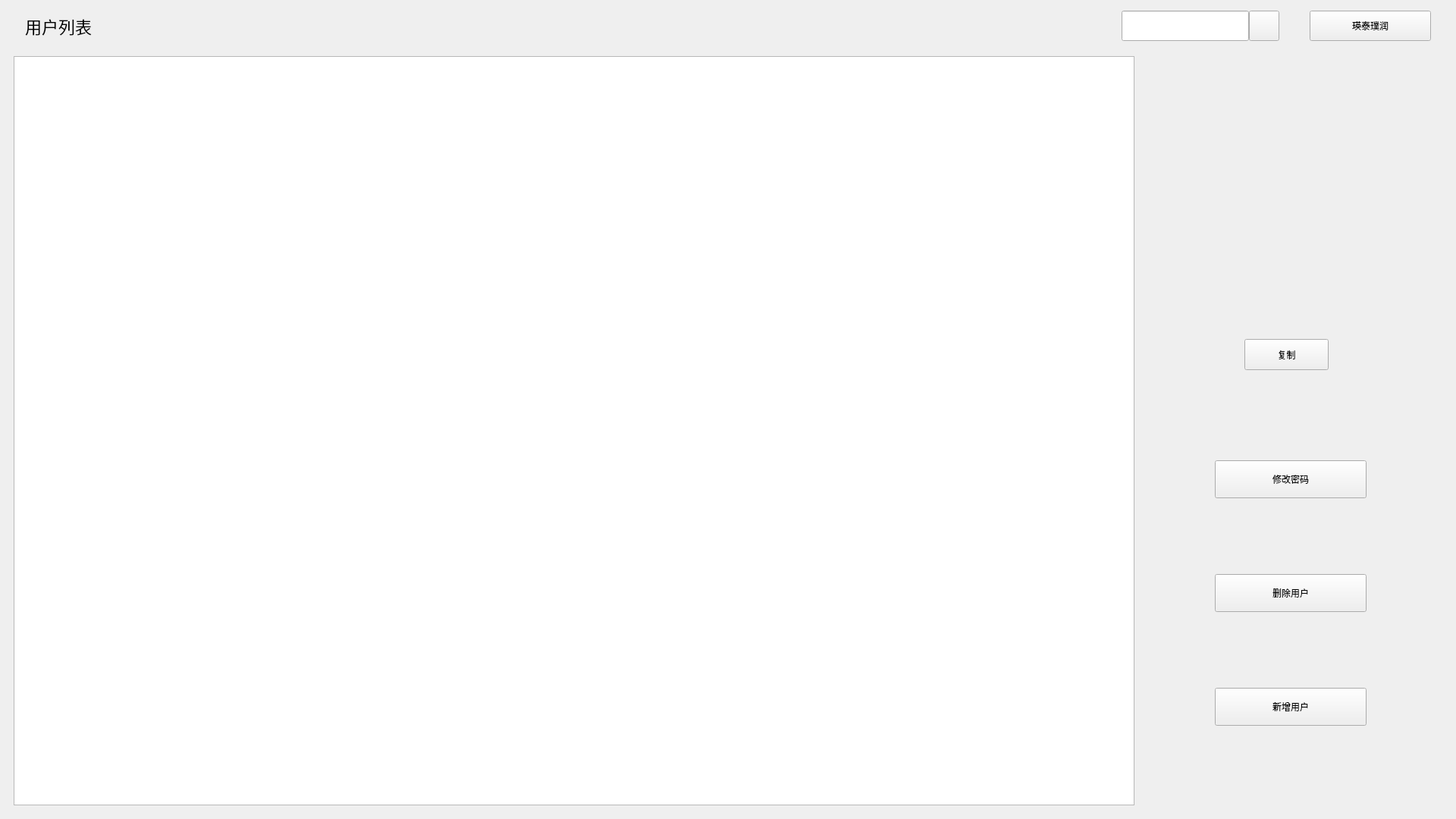
<?xml version="1.0" encoding="UTF-8"?>
<ui version="4.0">
 <class>JAdministrator</class>
 <widget class="qMRMLWidget" name="JAdministrator">
  <property name="geometry">
   <rect>
    <x>0</x>
    <y>0</y>
    <width>1920</width>
    <height>1080</height>
   </rect>
  </property>
  <property name="maximumSize">
   <size>
    <width>16777215</width>
    <height>10800</height>
   </size>
  </property>
  <property name="styleSheet">
   <string notr="true"/>
  </property>
  <layout class="QVBoxLayout" name="verticalLayout_4">
   <property name="spacing">
    <number>0</number>
   </property>
   <property name="leftMargin">
    <number>0</number>
   </property>
   <property name="topMargin">
    <number>0</number>
   </property>
   <property name="rightMargin">
    <number>0</number>
   </property>
   <property name="bottomMargin">
    <number>0</number>
   </property>
   <item>
    <widget class="QWidget" name="widget" native="true">
     <layout class="QVBoxLayout" name="verticalLayout">
      <item>
       <widget class="QWidget" name="top" native="true">
        <property name="minimumSize">
         <size>
          <width>0</width>
          <height>50</height>
         </size>
        </property>
        <property name="maximumSize">
         <size>
          <width>16777215</width>
          <height>50</height>
         </size>
        </property>
        <layout class="QHBoxLayout" name="horizontalLayout_2">
         <property name="spacing">
          <number>40</number>
         </property>
         <property name="leftMargin">
          <number>24</number>
         </property>
         <property name="topMargin">
          <number>0</number>
         </property>
         <property name="rightMargin">
          <number>24</number>
         </property>
         <property name="bottomMargin">
          <number>0</number>
         </property>
         <item>
          <widget class="QLabel" name="label">
           <property name="styleSheet">
            <string notr="true">font:22px;</string>
           </property>
           <property name="text">
            <string>用户列表</string>
           </property>
          </widget>
         </item>
         <item>
          <spacer name="horizontalSpacer">
           <property name="orientation">
            <enum>Qt::Horizontal</enum>
           </property>
           <property name="sizeHint" stdset="0">
            <size>
             <width>1273</width>
             <height>20</height>
            </size>
           </property>
          </spacer>
         </item>
         <item>
          <layout class="QHBoxLayout" name="horizontalLayout">
           <property name="spacing">
            <number>0</number>
           </property>
           <property name="leftMargin">
            <number>0</number>
           </property>
           <item>
            <widget class="qCustomLineEdit" name="lbl_search_info">
             <property name="sizePolicy">
              <sizepolicy hsizetype="Fixed" vsizetype="Fixed">
               <horstretch>0</horstretch>
               <verstretch>0</verstretch>
              </sizepolicy>
             </property>
             <property name="minimumSize">
              <size>
               <width>168</width>
               <height>40</height>
              </size>
             </property>
            </widget>
           </item>
           <item>
            <widget class="QPushButton" name="btn_search">
             <property name="sizePolicy">
              <sizepolicy hsizetype="Fixed" vsizetype="Fixed">
               <horstretch>0</horstretch>
               <verstretch>0</verstretch>
              </sizepolicy>
             </property>
             <property name="minimumSize">
              <size>
               <width>40</width>
               <height>40</height>
              </size>
             </property>
             <property name="text">
              <string/>
             </property>
            </widget>
           </item>
          </layout>
         </item>
         <item>
          <widget class="QToolButton" name="btnReturn">
           <property name="minimumSize">
            <size>
             <width>160</width>
             <height>40</height>
            </size>
           </property>
           <property name="maximumSize">
            <size>
             <width>160</width>
             <height>40</height>
            </size>
           </property>
           <property name="text">
            <string>瑛泰璞润</string>
           </property>
          </widget>
         </item>
        </layout>
       </widget>
      </item>
      <item>
       <widget class="QWidget" name="bottom" native="true">
        <layout class="QHBoxLayout" name="horizontalLayout_3">
         <item>
          <widget class="QTableWidget" name="table_user"/>
         </item>
         <item>
          <widget class="QWidget" name="detailInfo" native="true">
           <property name="minimumSize">
            <size>
             <width>400</width>
             <height>500</height>
            </size>
           </property>
           <property name="maximumSize">
            <size>
             <width>400</width>
             <height>5000</height>
            </size>
           </property>
           <layout class="QVBoxLayout" name="verticalLayout_2">
            <item>
             <widget class="QWidget" name="widgetInfo" native="true">
              <property name="minimumSize">
               <size>
                <width>0</width>
                <height>330</height>
               </size>
              </property>
              <property name="maximumSize">
               <size>
                <width>16777215</width>
                <height>330</height>
               </size>
              </property>
              <widget class="QLabel" name="lblInfo">
               <property name="geometry">
                <rect>
                 <x>20</x>
                 <y>20</y>
                 <width>331</width>
                 <height>221</height>
                </rect>
               </property>
               <property name="text">
                <string/>
               </property>
              </widget>
              <widget class="QPushButton" name="btnCopy">
               <property name="geometry">
                <rect>
                 <x>130</x>
                 <y>270</y>
                 <width>111</width>
                 <height>41</height>
                </rect>
               </property>
               <property name="text">
                <string>复制</string>
               </property>
              </widget>
             </widget>
            </item>
            <item>
             <widget class="QWidget" name="widgetChange" native="true">
              <property name="minimumSize">
               <size>
                <width>300</width>
                <height>50</height>
               </size>
              </property>
              <property name="maximumSize">
               <size>
                <width>16777215</width>
                <height>50</height>
               </size>
              </property>
              <layout class="QHBoxLayout" name="horizontalLayout_4">
               <property name="spacing">
                <number>0</number>
               </property>
               <property name="leftMargin">
                <number>50</number>
               </property>
               <property name="topMargin">
                <number>0</number>
               </property>
               <property name="rightMargin">
                <number>50</number>
               </property>
               <property name="bottomMargin">
                <number>0</number>
               </property>
               <item>
                <spacer name="horizontalSpacer_2">
                 <property name="orientation">
                  <enum>Qt::Horizontal</enum>
                 </property>
                 <property name="sizeHint" stdset="0">
                  <size>
                   <width>40</width>
                   <height>20</height>
                  </size>
                 </property>
                </spacer>
               </item>
               <item>
                <widget class="QPushButton" name="btnChange">
                 <property name="minimumSize">
                  <size>
                   <width>200</width>
                   <height>50</height>
                  </size>
                 </property>
                 <property name="maximumSize">
                  <size>
                   <width>200</width>
                   <height>16777215</height>
                  </size>
                 </property>
                 <property name="text">
                  <string>修改密码</string>
                 </property>
                </widget>
               </item>
               <item>
                <spacer name="horizontalSpacer_3">
                 <property name="orientation">
                  <enum>Qt::Horizontal</enum>
                 </property>
                 <property name="sizeHint" stdset="0">
                  <size>
                   <width>40</width>
                   <height>20</height>
                  </size>
                 </property>
                </spacer>
               </item>
              </layout>
             </widget>
            </item>
            <item>
             <widget class="QWidget" name="widgetDelete" native="true">
              <property name="minimumSize">
               <size>
                <width>300</width>
                <height>50</height>
               </size>
              </property>
              <property name="maximumSize">
               <size>
                <width>16777215</width>
                <height>50</height>
               </size>
              </property>
              <layout class="QHBoxLayout" name="horizontalLayout_6">
               <property name="spacing">
                <number>0</number>
               </property>
               <property name="leftMargin">
                <number>50</number>
               </property>
               <property name="topMargin">
                <number>0</number>
               </property>
               <property name="rightMargin">
                <number>50</number>
               </property>
               <property name="bottomMargin">
                <number>0</number>
               </property>
               <item>
                <spacer name="horizontalSpacer_4">
                 <property name="orientation">
                  <enum>Qt::Horizontal</enum>
                 </property>
                 <property name="sizeHint" stdset="0">
                  <size>
                   <width>40</width>
                   <height>20</height>
                  </size>
                 </property>
                </spacer>
               </item>
               <item>
                <widget class="QPushButton" name="btnDelete">
                 <property name="minimumSize">
                  <size>
                   <width>200</width>
                   <height>50</height>
                  </size>
                 </property>
                 <property name="maximumSize">
                  <size>
                   <width>200</width>
                   <height>16777215</height>
                  </size>
                 </property>
                 <property name="text">
                  <string>删除用户</string>
                 </property>
                </widget>
               </item>
               <item>
                <spacer name="horizontalSpacer_5">
                 <property name="orientation">
                  <enum>Qt::Horizontal</enum>
                 </property>
                 <property name="sizeHint" stdset="0">
                  <size>
                   <width>40</width>
                   <height>20</height>
                  </size>
                 </property>
                </spacer>
               </item>
              </layout>
             </widget>
            </item>
            <item>
             <widget class="QWidget" name="widgetAdd" native="true">
              <property name="minimumSize">
               <size>
                <width>300</width>
                <height>50</height>
               </size>
              </property>
              <property name="maximumSize">
               <size>
                <width>16777215</width>
                <height>50</height>
               </size>
              </property>
              <layout class="QHBoxLayout" name="horizontalLayout_7">
               <property name="spacing">
                <number>0</number>
               </property>
               <property name="leftMargin">
                <number>50</number>
               </property>
               <property name="topMargin">
                <number>0</number>
               </property>
               <property name="rightMargin">
                <number>50</number>
               </property>
               <property name="bottomMargin">
                <number>0</number>
               </property>
               <item>
                <spacer name="horizontalSpacer_6">
                 <property name="orientation">
                  <enum>Qt::Horizontal</enum>
                 </property>
                 <property name="sizeHint" stdset="0">
                  <size>
                   <width>40</width>
                   <height>20</height>
                  </size>
                 </property>
                </spacer>
               </item>
               <item>
                <widget class="QPushButton" name="btnAdd">
                 <property name="minimumSize">
                  <size>
                   <width>200</width>
                   <height>50</height>
                  </size>
                 </property>
                 <property name="maximumSize">
                  <size>
                   <width>200</width>
                   <height>16777215</height>
                  </size>
                 </property>
                 <property name="text">
                  <string>新增用户</string>
                 </property>
                </widget>
               </item>
               <item>
                <spacer name="horizontalSpacer_7">
                 <property name="orientation">
                  <enum>Qt::Horizontal</enum>
                 </property>
                 <property name="sizeHint" stdset="0">
                  <size>
                   <width>40</width>
                   <height>20</height>
                  </size>
                 </property>
                </spacer>
               </item>
              </layout>
             </widget>
            </item>
           </layout>
          </widget>
         </item>
        </layout>
       </widget>
      </item>
     </layout>
    </widget>
   </item>
  </layout>
 </widget>
 <customwidgets>
  <customwidget>
   <class>qMRMLWidget</class>
   <extends>QWidget</extends>
   <header>qMRMLWidget.h</header>
   <container>1</container>
  </customwidget>
  <customwidget>
   <class>qCustomLineEdit</class>
   <extends>QLineEdit</extends>
   <header>qcustomlineedit.h</header>
  </customwidget>
 </customwidgets>
 <resources/>
 <connections/>
</ui>
